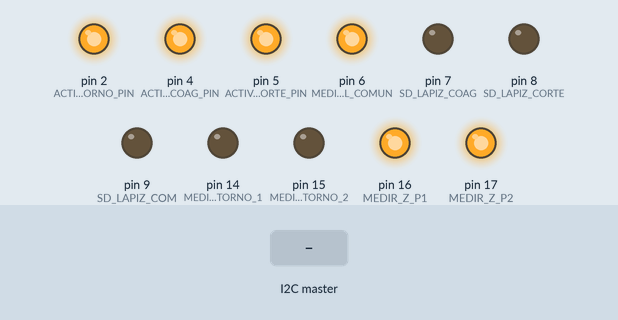
The sketch below on a simulated Arduino Uno, built with avr-gcc and run on an emulated ATmega328P. Parts: output pins drawn as LEDs (lit = HIGH). The inputs (shaded band) are chosen by the test bench.

Above: at 1.2 s.
1.3 s: the I2C master sends the byte 0
At 2.5 s:
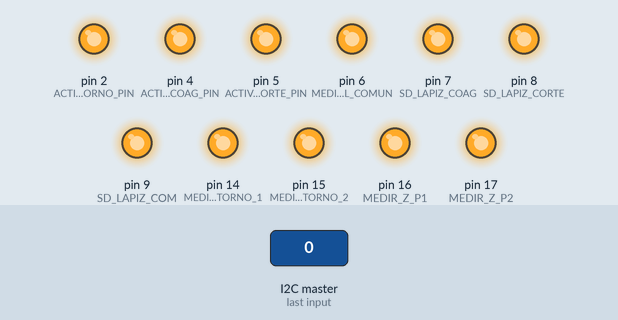
2.8 s: the I2C master sends the byte 1
At 3.6 s:
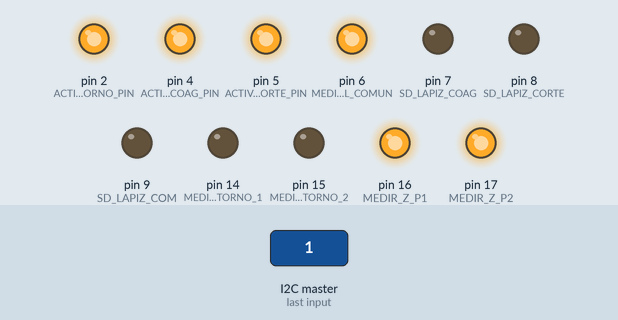
4.3 s: the I2C master sends the byte 90
At 4.8 s:
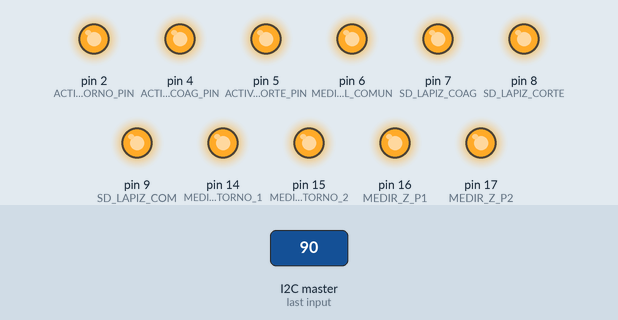
Timing chart, 0 to 7.3 s (numbered marks = the images above; inputs shaded):
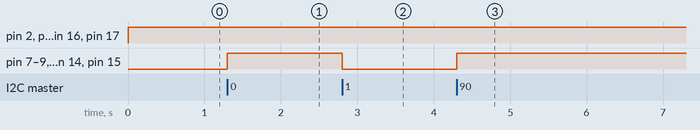

Measured:
- after the input at 1.3 s, pin 7 (SD_LAPIZ_COAG), pin 8 (SD_LAPIZ_CORTE), pin 9 (SD_LAPIZ_COM), pin 14 (MEDIR_RETORNO_1), pin 15 (MEDIR_RETORNO_2): LOW → HIGH at once
- after the input at 2.8 s, pin 7 (SD_LAPIZ_COAG), pin 8 (SD_LAPIZ_CORTE), pin 9 (SD_LAPIZ_COM), pin 14 (MEDIR_RETORNO_1), pin 15 (MEDIR_RETORNO_2): HIGH → LOW at once
- after the input at 4.3 s, pin 7 (SD_LAPIZ_COAG), pin 8 (SD_LAPIZ_CORTE), pin 9 (SD_LAPIZ_COM), pin 14 (MEDIR_RETORNO_1), pin 15 (MEDIR_RETORNO_2): LOW → HIGH at once

The sketch:

Receptor_States_Machine_Full_I2C.ino
```cpp
#include <Wire.h> //INCLUYO LIBRERÍA PARA USAR I2C

//FALTA BORRAR EL DEBUGGER QUE TENGO CON COMUNICACIÓN RS232


//DEFINICION DE ESTADOS
#define INICIO 0
#define MONITOREAR_PLACA 1
#define CORTE_FAIL 2
#define MONITOREAR_Z 3
#define ELECCION_MODO 4
#define CORTAR 5
#define COAGULAR 6


//DEFINICIÓN DE SALIDAS DE LA TARJETA QUE GESTIONA LOS PINES DE LA MÁQUINA

//MEDIR_RETORNO ***
#define MEDIR_RETORNO_1 14
#define MEDIR_RETORNO_2 15

//SD_LAPIZ ***
#define SD_LAPIZ_COM 9
#define SD_LAPIZ_CORTE 8
#define SD_LAPIZ_COAG 7

//MEDIR_Z ***
#define MEDIR_Z_P1 16
#define MEDIR_Z_P2 17
#define MEDIR_Z_L_COMUN 6

//ACTIVAR_RETORNO
#define ACTIVAR_RETORNO_PIN 2

//ACTIVAR_CORTE
#define ACTIVAR_CORTE_PIN 5

//ACTIVAR_COAG
#define ACTIVAR_COAG_PIN 4

//SONIDO
#define SPEAKER 3

//********************************************************************************************


//DEFINO LA VARIABLE ESTADO PARA CAPTURAR EL ESTADO VIA I2C
int ESTADO = 1;

void setup() {

  //CONFIGURACIÓN DE RECEPCIÓN DE DATOS VIA I2C
  Wire.begin(8);                // join i2c bus with address #8
  Wire.onReceive(receiveEvent); // register event
  //Serial.begin(9600);           // start serial for output

  //SALIDA DE LA MAQUINA DE ESTADOS
  SET_OUTPUTS_STATES_MACHINE();

}

void loop() {

  //Wire.onReceive(receiveEvent); // register event
  TURN_ON_STATES_MACHINE(); //ARRANCA LA MÁQUINA DE ESTADO Y ACTUALIZA LAS SALIDAS

}

void receiveEvent(int howMany) {
  ESTADO = Wire.read();    // receive byte as an integer
  //Serial.println(ESTADO);
}


//DEFINICIÓN DE QUE HACE CADA ESTADO
void ESTADO_INICIO(){

   MEDIR_RETORNO(0);
   SD_LAPIZ(0);
   MEDIR_Z(0);
   ACTIVAR_RETORNO(0);
   ACTIVAR_CORTE(0);
   ACTIVAR_COAG(0);
   ALARMA_RETORNO(0);
   ALARMA_CORTE_FAIL(0);
   SONIDO_CORTE(0);
   SONIDO_COAG(0);
}

void ESTADO_MONITOREAR_PLACA(){

   MEDIR_RETORNO(1);
   SD_LAPIZ(1);
   MEDIR_Z(0);
   ACTIVAR_RETORNO(0);
   ACTIVAR_CORTE(0);
   ACTIVAR_COAG(0);
   ALARMA_RETORNO(1);
   ALARMA_CORTE_FAIL(0);
   SONIDO_CORTE(0);
   SONIDO_COAG(0);

}

void ESTADO_CORTE_FAIL(){
   MEDIR_RETORNO(1);
   SD_LAPIZ(1);
   MEDIR_Z(0);
   ACTIVAR_RETORNO(0);
   ACTIVAR_CORTE(0);
   ACTIVAR_COAG(0);
   ALARMA_RETORNO(1);
   ALARMA_CORTE_FAIL(1);
   SONIDO_CORTE(0);
   SONIDO_COAG(0);
}

void ESTADO_MONITOREAR_Z(){
   MEDIR_RETORNO(0);
   SD_LAPIZ(0);
   MEDIR_Z(1);
   ACTIVAR_RETORNO(0);
   ACTIVAR_CORTE(0);
   ACTIVAR_COAG(0);
   ALARMA_RETORNO(0);
   ALARMA_CORTE_FAIL(0);
   SONIDO_CORTE(0);
   SONIDO_COAG(0);
}

void ESTADO_COAGULAR(){
   MEDIR_RETORNO(0);
   SD_LAPIZ(0);
   MEDIR_Z(0);
   ACTIVAR_RETORNO(1);
   ACTIVAR_CORTE(0);
   ACTIVAR_COAG(1);
   ALARMA_RETORNO(0);
   ALARMA_CORTE_FAIL(0);
   SONIDO_CORTE(0);
   SONIDO_COAG(1);
   tone(SPEAKER,940,10);
}

void ESTADO_CORTAR(){
   MEDIR_RETORNO(0);
   SD_LAPIZ(0);
   MEDIR_Z(0);
   ACTIVAR_RETORNO(1);
   ACTIVAR_CORTE(1);
   ACTIVAR_COAG(0);
   ALARMA_RETORNO(0);
   ALARMA_CORTE_FAIL(0);
   SONIDO_CORTE(1);
   SONIDO_COAG(0);
   tone(SPEAKER,660,10);
}

void ESTADO_ELECCION_MODO(){
   MEDIR_RETORNO(0);
   SD_LAPIZ(1);
   MEDIR_Z(0);
   ACTIVAR_RETORNO(0);
   ACTIVAR_CORTE(0);
   ACTIVAR_COAG(0);
   ALARMA_RETORNO(0);
   ALARMA_CORTE_FAIL(0);
   SONIDO_CORTE(0);
   SONIDO_COAG(0);
}


//FUNCIONES PARA SETEAR SALIDAS DE LA MAQUINA DE ESTADOS

void SET_OUTPUTS_STATES_MACHINE(){

  pinMode(MEDIR_RETORNO_1, OUTPUT);
  pinMode(MEDIR_RETORNO_2, OUTPUT);
  pinMode(SD_LAPIZ_COM, OUTPUT);
  pinMode(SD_LAPIZ_CORTE, OUTPUT);
  pinMode(SD_LAPIZ_COAG, OUTPUT);
  pinMode(MEDIR_Z_P1, OUTPUT);
  pinMode(MEDIR_Z_P2, OUTPUT);
  pinMode(MEDIR_Z_L_COMUN, OUTPUT);
  pinMode(ACTIVAR_RETORNO_PIN, OUTPUT);
  pinMode(ACTIVAR_CORTE_PIN, OUTPUT);
  pinMode(ACTIVAR_COAG_PIN, OUTPUT);

}


void MEDIR_RETORNO(int flag){

  if(flag==0){
    digitalWrite(MEDIR_RETORNO_1,HIGH);
    digitalWrite(MEDIR_RETORNO_2,HIGH);
    }
  else{
    digitalWrite(MEDIR_RETORNO_1,LOW);
    digitalWrite(MEDIR_RETORNO_2,LOW);
    }
}


void SD_LAPIZ(int flag){

  if(flag==0){
    digitalWrite(SD_LAPIZ_COM,HIGH);
    digitalWrite(SD_LAPIZ_CORTE,HIGH);
    digitalWrite(SD_LAPIZ_COAG,HIGH);
    }
  else{
    digitalWrite(SD_LAPIZ_COM,LOW);
    digitalWrite(SD_LAPIZ_CORTE,LOW);
    digitalWrite(SD_LAPIZ_COAG,LOW);
    }
}


void MEDIR_Z(int flag){

  if(flag==0){
    digitalWrite(MEDIR_Z_P1,HIGH);
    digitalWrite(MEDIR_Z_P2,HIGH);
    digitalWrite(MEDIR_Z_L_COMUN,HIGH);
    }
  else{
    digitalWrite(MEDIR_Z_P1,LOW);
    digitalWrite(MEDIR_Z_P2,LOW);
    digitalWrite(MEDIR_Z_L_COMUN,LOW);
    }
}

void ACTIVAR_RETORNO(int flag){

  if(flag==0){
    digitalWrite(ACTIVAR_RETORNO_PIN,HIGH);
    }
  else{
    digitalWrite(ACTIVAR_RETORNO_PIN,LOW);
    }
}

void ACTIVAR_CORTE(int flag){

  if(flag==0){
    digitalWrite(ACTIVAR_CORTE_PIN,HIGH);
    }
  else{
    digitalWrite(ACTIVAR_CORTE_PIN,LOW);
    }
}

void ACTIVAR_COAG(int flag){

  if(flag==0){
    digitalWrite(ACTIVAR_COAG_PIN,HIGH);
    }
  else{
    digitalWrite(ACTIVAR_COAG_PIN,LOW);
    }
}

//DE ACA EN ADELANTE FALTA DEFINIR TANTO ALARMAS COMO SONIDOS DE CORTE =)
void ALARMA_RETORNO(int flag){

  if(flag==0){

    }
  else{

    }
}

void ALARMA_CORTE_FAIL(int flag){

  if(flag==0){

    }
  else{

    }
}

void SONIDO_CORTE(int flag){

  if(flag==0){

    }
  else{

    }
}

void SONIDO_COAG(int flag){

  if(flag==0){

    }
  else{

    }
}


void TURN_ON_STATES_MACHINE(){

//MAQUINA DE ESTADO
  switch (ESTADO) {
      case 0:
        ESTADO_INICIO();
        //Serial.println("Estado 0");
        break;

      case 1:
        ESTADO_MONITOREAR_PLACA();
        //Serial.println("Estado 1");
        break;

      case 2:
        ESTADO_CORTE_FAIL();
        //Serial.println("Estado 2");
        break;

      case 3:
        ESTADO_MONITOREAR_Z();
        //Serial.println("Estado 3");
        break;
      case 4:
        ESTADO_ELECCION_MODO(); // No olvidar agregar un timer en caso de que nunca llegue señal de corte desde el lapiz
      break;

      case 5:
        ESTADO_CORTAR();  //No olvidar agregar un pequeño tiempo para darle tiempo al sensor de corriente
      break;

      case 6:
        ESTADO_COAGULAR();  //No olvidar agregar un pequeño tiempo para darle tiempo al sensor de corriente
      break;

      default:
      ESTADO_INICIO();
  }

  }
```
